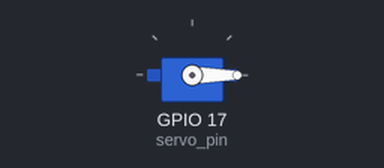
Bench run of a program on a simulated Raspberry Pi (BCM pin numbers). On the bench: servo. Servo angles are drawn from the pulse width (0.5 ms = 0°, 2.5 ms = 180°).

Above: at 0.05 s.
Timing chart, 0 to 4.6 s (numbered marks = the images above):
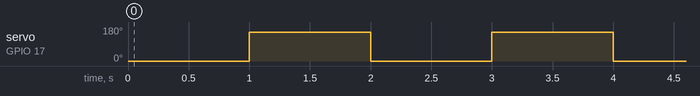

Measured:
- by itself, servo on GPIO 17 (servo_pin): alternates 153° for 1.0 s and 0° for 1.0 s

The program:

gpio_servo_2.py
```python
import RPi.GPIO as GPIO
import time

def duty_cycle_from_angle(angle):
    duty_cycle = angle/20.+2.
    return duty_cycle

servo_pin = 17
GPIO.setmode(GPIO.BCM)
GPIO.setup(servo_pin, GPIO.OUT)

pwm = GPIO.PWM(servo_pin, 50)
pwm.start(0)
try:
  while True:
    pwm.ChangeDutyCycle(duty_cycle_from_angle(0))
    time.sleep(1.0)
    pwm.ChangeDutyCycle(duty_cycle_from_angle(180))
    time.sleep(1.0)
except KeyboardInterrupt:
  print("Terminated by user")
finally:
  pwm.stop()
  GPIO.cleanup()
```
